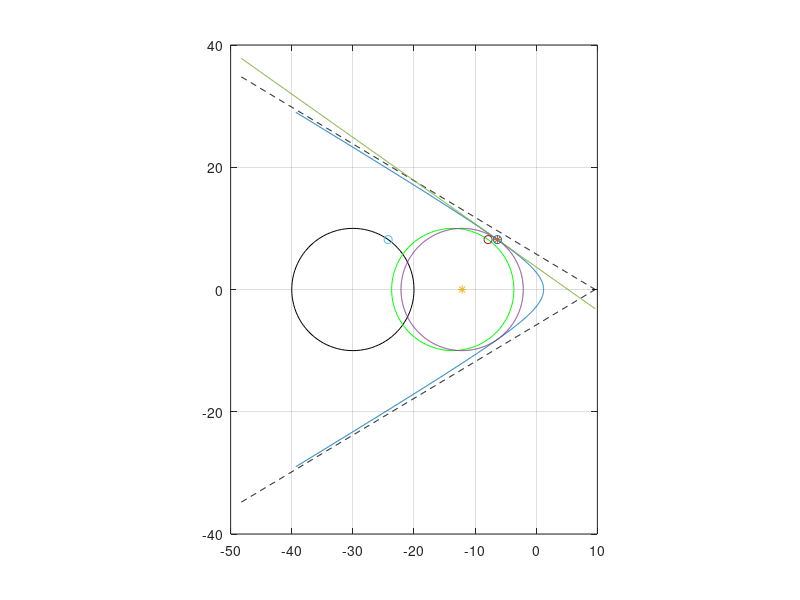

Reproduce this figure in MATLAB.
%==========================================================================
%
%           This script plot the Mohr-Coulomb cercle on the plan (sigma-tau)
%
%==========================================================================

clear
clc
%% plot the failure criterion

D          = 0;
beta       = 0.1;
beta_angle = 1;
hr         = 0.33;            
c          = 2.8; %MPa
sigma_R    = 1.2; %MPa
phi        = 31/180*pi; % 

gD = (1-D).*(1-beta*log(1-D));
hD = hr+(1-D).^beta_angle*(1-hr);
XD = gD./hD;

tau_c = ( c^2+(sigma_R*tan(phi))^2 ) / (2*sigma_R*tan(phi));
b = ( c^2 - (sigma_R*tan(phi))^2 ) / (2*sigma_R*tan(phi));

tau_axe = [-5:0.01:5]*tau_c;
sigma_axe = [-5:0.01:1]*tau_c/tan(phi);
sigma_n = 1/hD/tan(phi)*(gD*tau_c-sqrt(tau_axe.^2+gD^2*b^2));

tau_asymp_positive = hD*tan(phi)*sigma_axe-gD*tau_c;
tau_asymp_negative = -hD*tan(phi)*sigma_axe+gD*tau_c;
sigma_asymp_negative = 1/hD/tan(phi)*(gD*tau_c-tau_axe);
figure(4);
clf;
hold on;
plot(sigma_n,tau_axe)
plot(sigma_axe,tau_asymp_positive,'--k',...
    sigma_axe,tau_asymp_negative,'--k');
%  xlim([-1,1]*tau_c*gD/hD/tan(phi))
daspect([1,1,1])
box on; grid on;
%% plot the Mohr Cirle

sigma1 = -20;  % MPa
sigma2 = -40;  % MPa

R = (sigma1 - sigma2)/2;
SigmaO = (sigma2 + sigma1)/2;

for i = 1:101
    alpha = pi/100*(i-1);
    sn(i) = SigmaO + R*cos(2*alpha);
    tn(i) = R*sin(2*alpha);
end
plot(sn,tn,'k')

%% plot the Mohr circle in effective stress
p_initial = 19;
p_max_approx = gD*tau_c/hD/tan(phi) - R/sin(phi)- SigmaO;
biot = 0.86;

for i = 1:101
    alpha = pi/100*(i-1);
    sn_eff_initial(i) = SigmaO + R*cos(2*alpha) + biot*p_initial;
    tn_eff_initial(i) = R*sin(2*alpha);
end

plot(sn_eff_initial,tn_eff_initial,'-g')



%% Analytical solution
k = hD*tan(phi);
x0 = 1/k*( gD*tau_c -sqrt( (R^2+gD^2*b^2)/(1+k^2) ) );
SO = (1+k^2)* x0 - k*gD*tau_c;
y0 = sqrt(  ( k*x0-gD*tau_c)^2 - gD^2*b^2  );
k0  = -(x0-SO)/y0;
k0  = k*(k*x0-gD*tau_c)/y0;
max_Pressure = (SO - SigmaO)/biot

y0^2 - (k*x0-gD*tau_c)^2 +gD^2*b^2;
y0^2 + (x0 -SO)^2;
plot(x0,y0,'*')   % tangent point
plot(SO,0,'*')    % center of the cercle tangent to the failure criteria
grid on;

for i = 1:1001
    alpha = pi/1000*(i-1);
    sn_eff_exact(i) = SigmaO + R*cos(2*alpha) + biot*max_Pressure;
    tn_eff_exact(i) = R*sin(2*alpha);
end

plot(sn_eff_exact,tn_eff_exact,'-')
plot(sigma_axe,k0*(sigma_axe-x0) + y0 )
 
 
 alpha_best = 1/2* atan(y0/(x0-SO))/pi*180;
 
%% stress on the fault

% Initial Total stress
Sn_fault = SigmaO + R*cos(2*alpha_best/180*pi)
Tn_fault = R*sin(2*alpha_best/180*pi)
plot(Sn_fault,Tn_fault,'o')
 
% Initial effective stress
Sn_eff_fault = Sn_fault + biot*p_initial;

plot(Sn_eff_fault,Tn_fault,'o')
 
% Activated effective stress
Sn_eff_fault = Sn_fault + biot*max_Pressure;

plot(Sn_eff_fault,Tn_fault,'o')
 